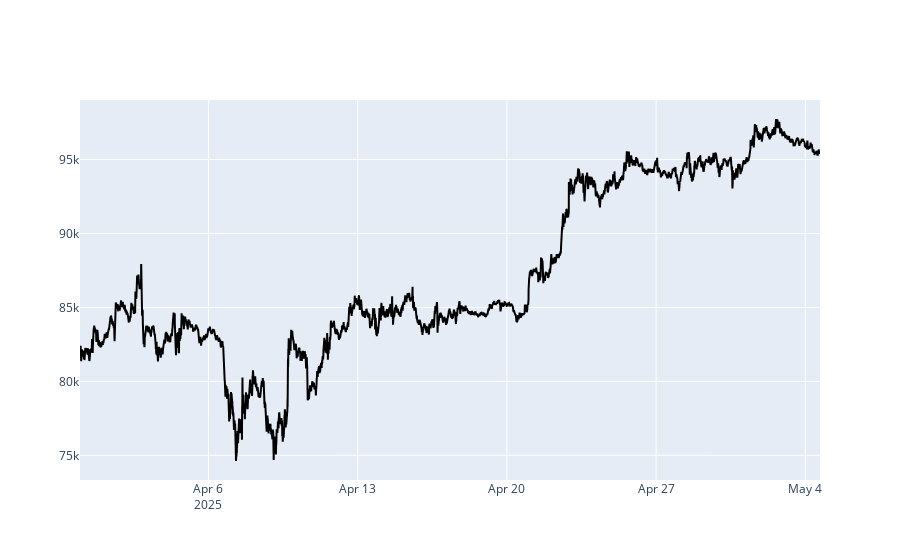

Notebook source saved alongside this figure:
### Code cell
fig = go.Figure()

# === Price Line ===
fig.add_trace(go.Scatter(
    x=df.index, y=df['close'],
    mode='lines', name='Price', line=dict(color='black')
))

fig.show()

### Figure 1 — Plotly figure (JSON) as saved in the notebook; plotly's stock layout.template omitted (floating-point values rounded to 4 significant figures; data arrays with more than 128 entries replaced by an {"elided": "..."} marker saying what was removed)
{"data": [{"line": {"color": "black"}, "mode": "lines", "name": "Price", "type": "scatter", "x": {"elided": "9990 str values"}, "y": {"elided": "9990 float values"}}], "layout": {}}
